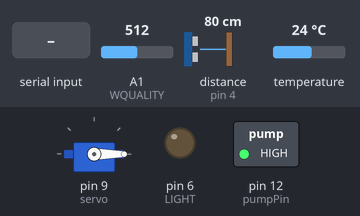
A sketch run on a simulated Arduino Uno, built with avr-gcc and run on an emulated ATmega328P. Shown: servo, switched loads named in the sketch (green lamp = pin HIGH), output pins drawn as LEDs (lit = HIGH). Wiring (inferred from the names in the program): ultrasonic range finder: trigger pin 3; echo pin 4. Inputs (shaded band) come from the test bench; at power-on: distance to the obstacle (sensor on pin 4) 80 cm, A1 (WQUALITY) = 512, temperature 24 °C. The echo pulse lasts 58.3 µs per cm; pins used as bus, display or sensor lines are not drawn; what the sketch prints to the serial monitor is not drawn.

Above: at 1.2 s.
1.3 s: "'\n" received over Serial
At 2.5 s:
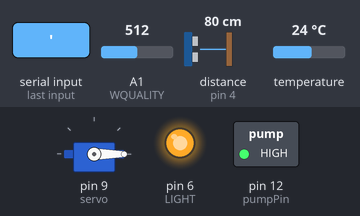
3.3 s: distance to the obstacle (sensor on pin 4) set to 34 cm
4.9 s: distance to the obstacle (sensor on pin 4) set to 28 cm
At 5.6 s:
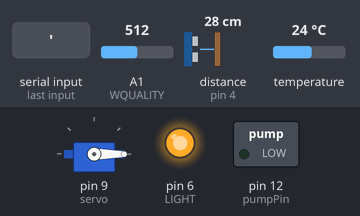
6.4 s: "1,150\n" received over Serial
At 7.5 s:
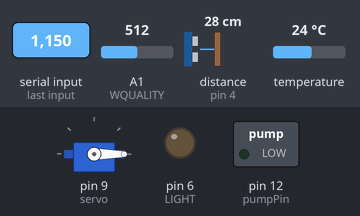
8.3 s: "1,1\n" received over Serial
At 9.8 s:
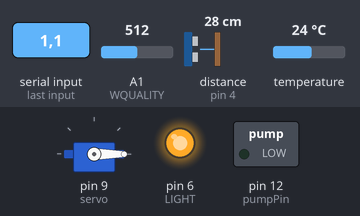
10.1 s: "90,45,200\n" received over Serial
At 11.6 s:
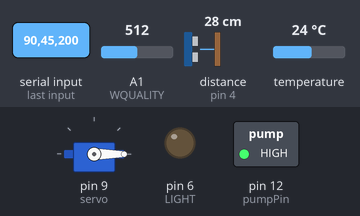
Timing chart, 0 to 13.0 s (numbered marks = the images above; inputs shaded):
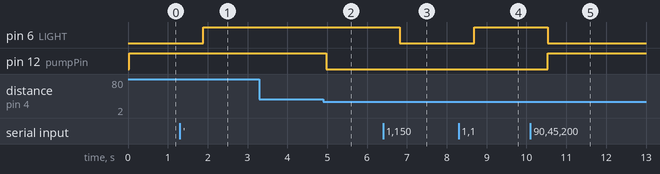

The sketch:

python_to_arduino.ino
```cpp
#include <OneWire.h>

#include <Servo.h>

const int WLEVELECHO = 4;
const int WLEVELTRIG = 3;
const int WQUALITY = 15;
const int WTEMP = 16;

const int pumpPin = 12;
const int LIGHT = 6;

const int height = 30;


Servo servo;

bool servo_is_activated = false;
bool pump_is_activated = false;
bool light_is_on = false;

int count = 0;
int servo_angle = 150;
int water_count = 0;

OneWire ds(2);

String meal_count = ",0";
String meal = "0";

String properLevel = "24";
String properTemp = "25";
String properQuality = "5";

String start_time = "0";
String plan_list = ",0";

String order = "";
String response = "";

String sub_string = "";
void setup() {

  Serial.begin(9600);
  servo.attach(9);
  servo.write(0);

  pinMode(WQUALITY, INPUT);
  pinMode(WLEVELTRIG, OUTPUT);
  pinMode(WLEVELECHO, INPUT);
  pinMode(WTEMP, INPUT);
  pinMode(LIGHT, OUTPUT);
  digitalWrite(LIGHT, LOW);

}

float getTemp(){                                   //온도 측정 후 반환하는 함수
  byte data[12];
  byte addr[8];
  if ( !ds.search(addr)) {
    ds.reset_search();
    return -1000;
  }
  if ( OneWire::crc8( addr, 7) != addr[7]) {
    //Serial.println("CRC is not valid!");
    return -1000;
  }
  if ( addr[0] != 0x10 && addr[0] != 0x28) {
    //Serial.print("Device is not recognized");
    return -1000;
  }
  ds.reset();
  ds.select(addr);
  ds.write(0x44,1);
  byte present = ds.reset();
  ds.select(addr);
  ds.write(0xBE);

  for (int i = 0; i < 9; i++) {
    data[i] = ds.read();
  }

  ds.reset_search();
  byte MSB = data[1];
  byte LSB = data[0];
  float tempRead = ((MSB << 8) | LSB);
  float TemperatureSum = tempRead / 16;
  return TemperatureSum;
}

void decode_input(String orders) {

  properLevel = orders.substring(0, orders.indexOf(","));
  sub_string = orders.substring(orders.indexOf(",") + 1);


  properTemp = sub_string.substring(0, sub_string.indexOf(","));
  sub_string = sub_string.substring(sub_string.indexOf(",") + 1);


  properQuality = sub_string.substring(0, sub_string.indexOf(","));
  sub_string = sub_string.substring(sub_string.indexOf(","));


  meal_count = sub_string.substring(3, sub_string.indexOf("',"));
  sub_string = sub_string.substring(sub_string.indexOf("',") + 2);


  meal = sub_string.substring(1, sub_string.indexOf(","));
  sub_string = sub_string.substring(sub_string.indexOf(",") + 1);


  start_time = sub_string.substring(1, sub_string.indexOf(","));
  sub_string = sub_string.substring(sub_string.indexOf(",") + 1);


  plan_list = sub_string.substring(2);
  plan_list = plan_list.substring(0, plan_list.indexOf("'"));

}

void activate_servo() {
  servo.write(servo_angle);
  delay(2000);
  servo.write(0);
  delay(500);
}


void plan_is_now() {
  unsigned long pretime = millis();
  bool is_now = false;

  sub_string = plan_list;
  String plan = sub_string;

  String sub_string2 = meal_count;
  String plan_count = sub_string2;

  while (1) {
    plan = (sub_string.substring(0, sub_string.indexOf(",")));
    sub_string = sub_string.substring(sub_string.indexOf(",") + 1);

    plan_count = (sub_string2.substring(0, sub_string2.indexOf(",")));
    sub_string2 = sub_string2.substring(sub_string2.indexOf(",") + 1);


    if (3000 >=  abs(plan.toInt() - ((start_time.toInt() + pretime) % 86400000))) {
      is_now = true;
      break;
    }
    else if (plan == sub_string) {
      break;
    }


    //Serial.println("{\"plan\" : "+ (String)plan.toInt() + "}" + (String)(start_time.toInt() + pretime));
  }

  if (is_now == true) {
    for (int i = 0; i < plan_count.toInt(); i++){
      activate_servo();
    }
  }

}


void loop() {


  count ++;
  water_count++;


  float duration, distance;
  digitalWrite(WLEVELTRIG, LOW);
  delayMicroseconds(2);
  digitalWrite(WLEVELTRIG, HIGH);
  delayMicroseconds(10);
  digitalWrite(WLEVELTRIG, LOW);
  duration = pulseIn(WLEVELECHO, HIGH);
  distance = ((float)(340 * duration) / 10000) / 2; //distance : sensor~surface distance -> water level = bowl height - distance
  float level = height - distance;

  float temperature = getTemp();


  if (Serial.available()) {
    order = Serial.readStringUntil('\n');
    decode_input(order);

  }
  //decode_input("0, 0, 0, '4,4', 0, 0, 11430000, '11460000,54660000'"); // test_data


//water level pumping
  if (level < properLevel.toFloat()) {
    analogWrite(pumpPin, 150);
    pump_is_activated = true;


    //Serial.println("water on");
  }
  else {
    analogWrite(pumpPin, 0);
    //Serial.println("water off");
    pump_is_activated = false;
  }

  if (temperature > properTemp.toFloat()){
    digitalWrite(LIGHT, HIGH);
    light_is_on = true;
  }
  else if (temperature <= properTemp.toFloat()){
    digitalWrite(LIGHT, LOW);
    light_is_on = false;
  }


  if (meal == "1") {
    servo.write(servo_angle);
    servo_is_activated = true;
    count = 0;
    meal = "0";

  }
  else if (servo_is_activated == true && count >= 2){
    servo.write(0);
    servo_is_activated = false;
    meal = "0";
  }
  else {
    plan_is_now();
  }


  if (count >= 1000) {
    count = 0;
  }
  if (water_count >= 500) {
    water_count = 0;
  }

  response =  "{\"waterLevel\" : " + (String)level + ", " +
  "\"waterTemperature\" : " + (String)temperature + ", " +
  "\"waterQuality\" : "+ (String)analogRead(WQUALITY) + ", " +
  "\"light\" : "+ (String)light_is_on + ", " +
  "\"properTemp\" : "+ properTemp + ", " +
  "\"properQuality\" : "+ properQuality + ", " +
  "\"servo\" : "+ (String)servo_is_activated + ", " +
  "\"pump\" : "+ (String)pump_is_activated + "}"; //", " +
  // "\"meal_count\" : "+ (String)meal_count + ", " +
  // "\"meal\" : "+ (String)meal + ", " +
  // "\"start_time\" : "+ (String)start_time + ", " +
  // "\"plan_list\" : "+ (String)plan_list + "}";

  Serial.println(response);


  delay(500);
}
```

Measured:
- the behaviour switches between 31 and 30 cm on distance to the obstacle (sensor on pin 4) (found by bisection; images 1 and 2)
- after the input at 1.3 s, pin 6 (LIGHT): LOW → HIGH after 0.59 s
- after the input at 3.3 s, every drawn part: stays the same
- after the input at 4.9 s, pin 12 (pumpPin): HIGH → LOW after 0.08 s
- after the input at 6.4 s, pin 6 (LIGHT): HIGH → LOW after 0.43 s
- after the input at 8.3 s, pin 6 (LIGHT): LOW → HIGH after 0.38 s
- after the input at 10.1 s, pin 6 (LIGHT): HIGH → LOW after 0.43 s; pin 12 (pumpPin): LOW → HIGH after 0.43 s
